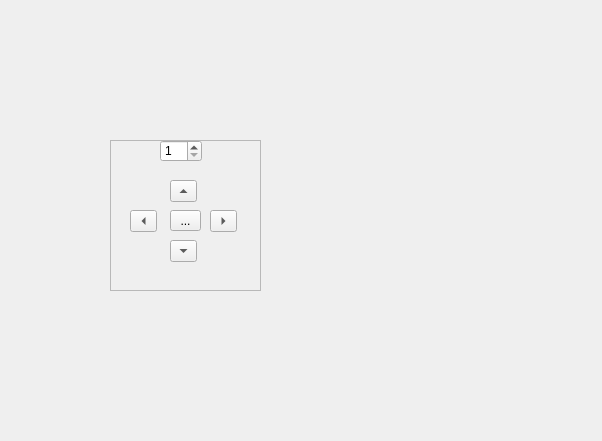
<?xml version="1.0" encoding="UTF-8"?>
<ui version="4.0">
 <class>Modify</class>
 <widget class="QDialog" name="Modify">
  <property name="geometry">
   <rect>
    <x>0</x>
    <y>0</y>
    <width>602</width>
    <height>441</height>
   </rect>
  </property>
  <property name="windowTitle">
   <string>Dialog</string>
  </property>
  <widget class="QFrame" name="frame">
   <property name="geometry">
    <rect>
     <x>110</x>
     <y>140</y>
     <width>151</width>
     <height>151</height>
    </rect>
   </property>
   <property name="frameShape">
    <enum>QFrame::StyledPanel</enum>
   </property>
   <property name="frameShadow">
    <enum>QFrame::Raised</enum>
   </property>
   <widget class="QToolButton" name="btnDown">
    <property name="geometry">
     <rect>
      <x>60</x>
      <y>100</y>
      <width>27</width>
      <height>22</height>
     </rect>
    </property>
    <property name="text">
     <string>...</string>
    </property>
    <property name="arrowType">
     <enum>Qt::DownArrow</enum>
    </property>
   </widget>
   <widget class="QToolButton" name="toolButton_5">
    <property name="geometry">
     <rect>
      <x>60</x>
      <y>70</y>
      <width>31</width>
      <height>21</height>
     </rect>
    </property>
    <property name="text">
     <string>...</string>
    </property>
    <property name="popupMode">
     <enum>QToolButton::DelayedPopup</enum>
    </property>
    <property name="toolButtonStyle">
     <enum>Qt::ToolButtonIconOnly</enum>
    </property>
   </widget>
   <widget class="QToolButton" name="btnLeft">
    <property name="geometry">
     <rect>
      <x>20</x>
      <y>70</y>
      <width>27</width>
      <height>22</height>
     </rect>
    </property>
    <property name="text">
     <string>...</string>
    </property>
    <property name="arrowType">
     <enum>Qt::LeftArrow</enum>
    </property>
   </widget>
   <widget class="QToolButton" name="btnRight">
    <property name="geometry">
     <rect>
      <x>100</x>
      <y>70</y>
      <width>27</width>
      <height>22</height>
     </rect>
    </property>
    <property name="text">
     <string>...</string>
    </property>
    <property name="arrowType">
     <enum>Qt::RightArrow</enum>
    </property>
   </widget>
   <widget class="QToolButton" name="btnUp">
    <property name="geometry">
     <rect>
      <x>60</x>
      <y>40</y>
      <width>27</width>
      <height>22</height>
     </rect>
    </property>
    <property name="text">
     <string>...</string>
    </property>
    <property name="arrowType">
     <enum>Qt::UpArrow</enum>
    </property>
   </widget>
   <widget class="QSpinBox" name="spinBoxID">
    <property name="geometry">
     <rect>
      <x>50</x>
      <y>0</y>
      <width>42</width>
      <height>22</height>
     </rect>
    </property>
    <property name="minimum">
     <number>1</number>
    </property>
   </widget>
  </widget>
 </widget>
 <resources/>
 <connections/>
</ui>
